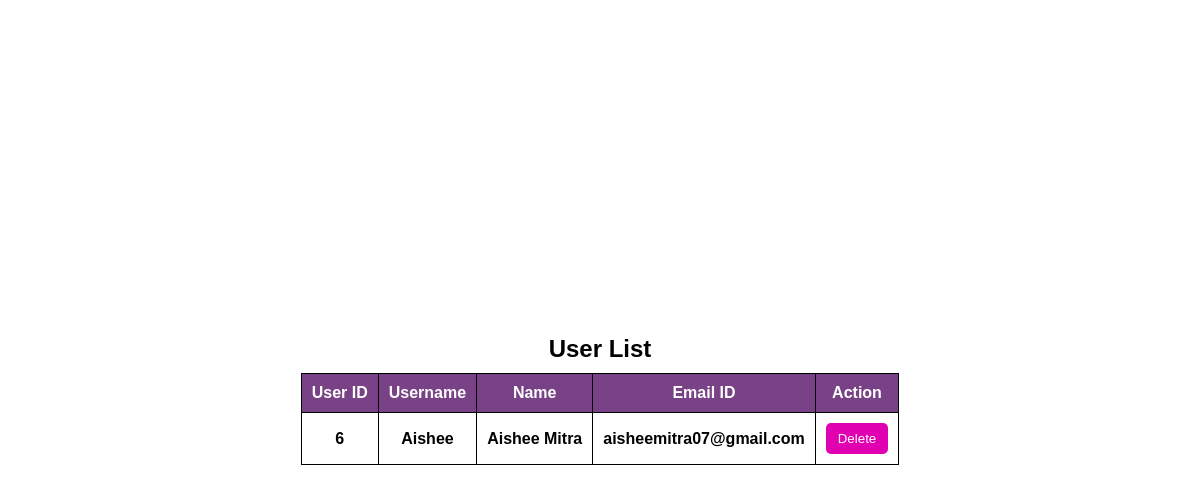
Page /view_users.php (signed in) on the committed database.
### tables this page shows
CREATE TABLE users (
  `user_id` int(11) NOT NULL AUTO_INCREMENT,
  `username` varchar(100) NOT NULL,
  `password` varchar(255) NOT NULL,
  `name` varchar(100) NOT NULL,
  `email_id` varchar(50) NOT NULL,
  `role` enum('admin','user') NOT NULL,
  PRIMARY KEY (`user_id`)
);

### view_users.php (the view, shortened to what this page needs)
<?php
$servername = "localhost";
$username = "root";
$password = "";
$dbname = "astar_games";
try {
    $pdo = new PDO("mysql:host=$servername;dbname=$dbname", $username, $password);
    $pdo->setAttribute(PDO::ATTR_ERRMODE, PDO::ERRMODE_EXCEPTION);
} catch (PDOException $e) {
    die("Database connection failed: " . $e->getMessage());
}
try {
    $userQuery = $pdo->query("
        SELECT user_id, username, name, email_id
        FROM users
        WHERE role = 'user'
    ");
    $users = $userQuery->fetchAll(PDO::FETCH_ASSOC);
} catch (PDOException $e) {
    die("Error fetching users: " . $e->getMessage());
}
?>
<!DOCTYPE html>
<html lang="en">
<head>
    <link rel="stylesheet" href="view_users.css">
</head>
<body>
    <header>
        <a href="admin_home.php" class="home-button">Home</a>
    </header>
    <div class="user-list">
        <h2>User List</h2>
        <?php if (count($users) > 0): ?>
            <div class="table-container">
                <table>
                    <thead>
                        <tr>
                            <th>User ID</th>
                            <th>Username</th>
                            <th>Name</th>
                            <th>Email ID</th>
                            <th>Action</th>
                        </tr>
                    </thead>
                    <tbody>
                        <?php foreach ($users as $user): ?>
                            <tr>
                                <td><?= htmlspecialchars($user['user_id']) ?></td>
                                <td><?= htmlspecialchars($user['username']) ?></td>
                                <td><?= htmlspecialchars($user['name']) ?></td>
                                <td><?= htmlspecialchars($user['email_id']) ?></td>
                                <td>
                                    <form action="view_users.php" method="POST" style="display: inline;">
                                        <button type="submit" class="delete-button">Delete</button>
                                    </form>
                                </td>
                            </tr>
                        <?php endforeach; ?>
                    </tbody>
                </table>
            </div>
        <?php else: ?>
            <p>No users found in the database.</p>
        <?php endif; ?>
    </div>
</body>
</html>

### view_users.css (style rules this page uses)
* { margin: 0; padding: 0; box-sizing: border-box; }
body { background-image: url("images/user.jpg"); background-repeat: no-repeat; background-size: cover; font-family: 'Quicksand', sans-serif; font-weight: bold; color: rgb(0, 0, 0); display: flex; align-items: center; justify-content: center; height: 100vh; margin: 0; }
header { position: fixed; top: 10px; right: 20px; padding: 10px; display: flex; justify-content: flex-end; }
header a.home-button { text-decoration: none; font-size: 16px; color: white; font-weight: bold; }
.table-container { max-height: 400px; overflow-y: auto; margin-top: 10px; }
table { width: 100%; border-collapse: collapse; font-size: 16px; color: black; background-color: rgba(255, 255, 255, 0.7); }
table th, table td { border: 1px solid #000000; padding: 10px; text-align: center; }
table th { background-color: rgba(88, 19, 104, 0.8); color: white; }
.delete-button { padding: 8px 12px; background-color: #e100b1; color: white; border: none; border-radius: 5px; cursor: pointer; transition: background-color 0.3s ease; }
h2 { text-align: center; }

### rows in the picture
users: user_id "6", username "Aishee", name "Aishee Mitra", email "aisheemitra07@gmail.com"
